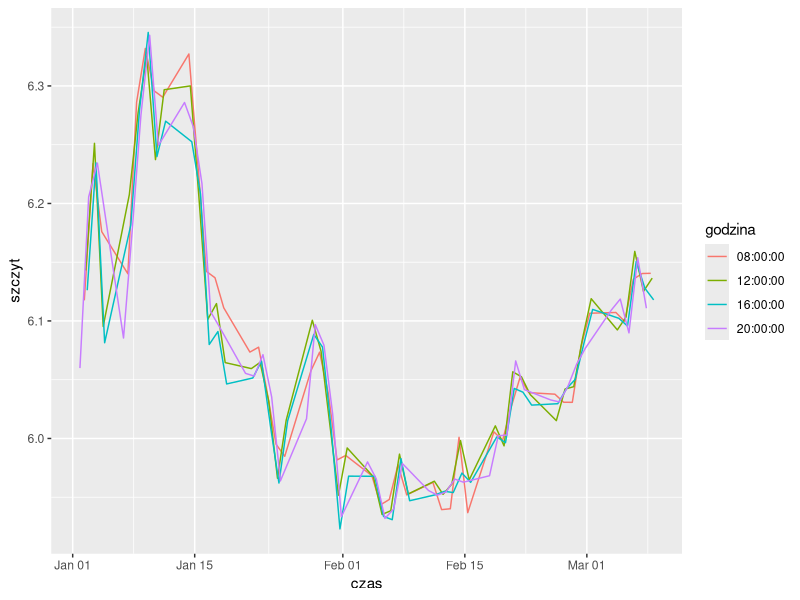
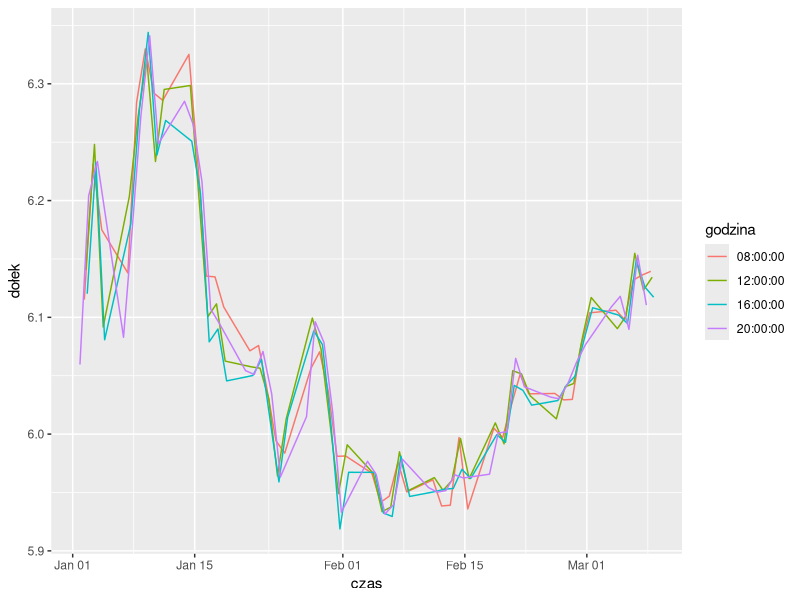
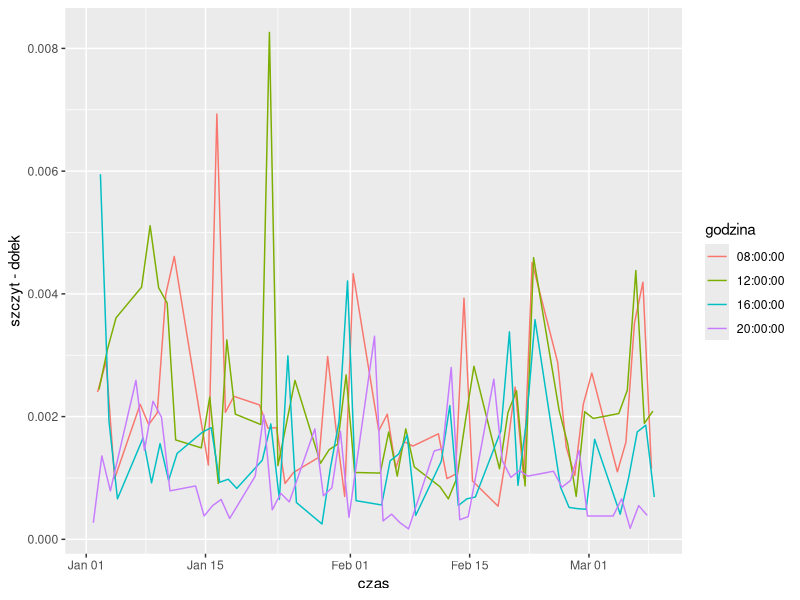
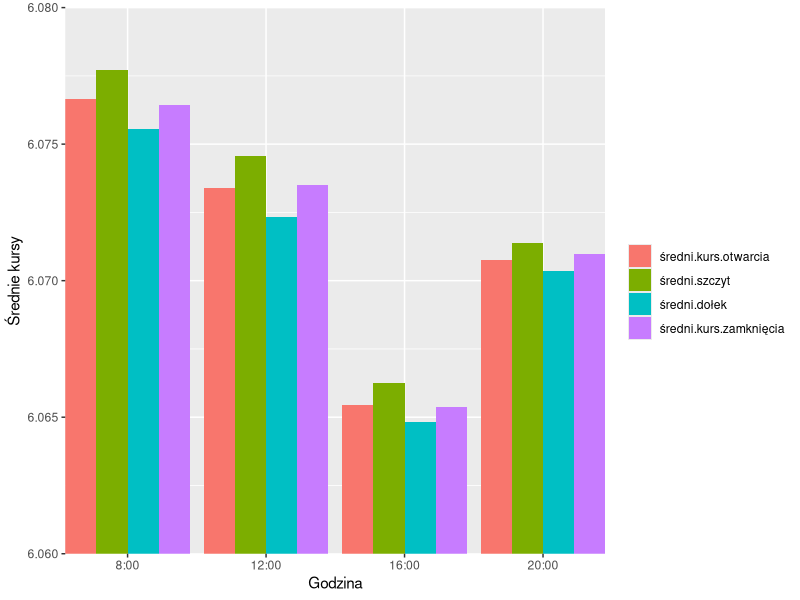
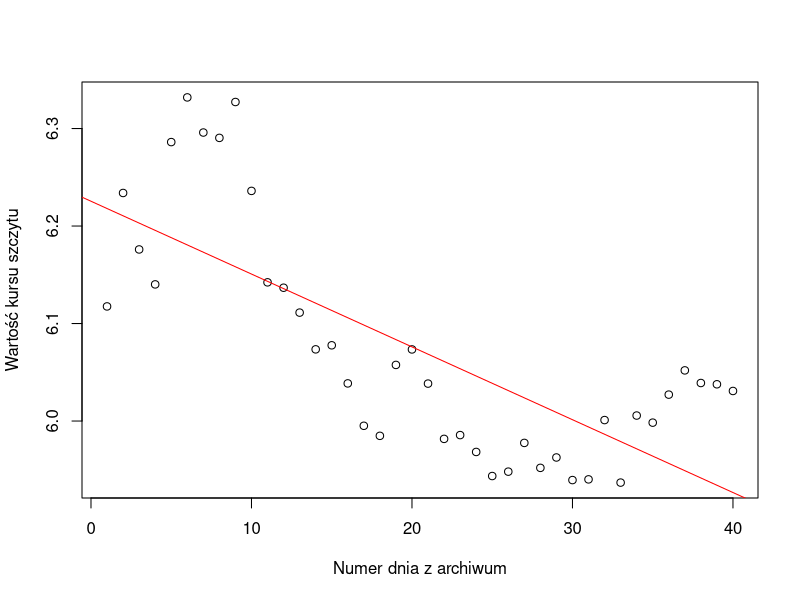
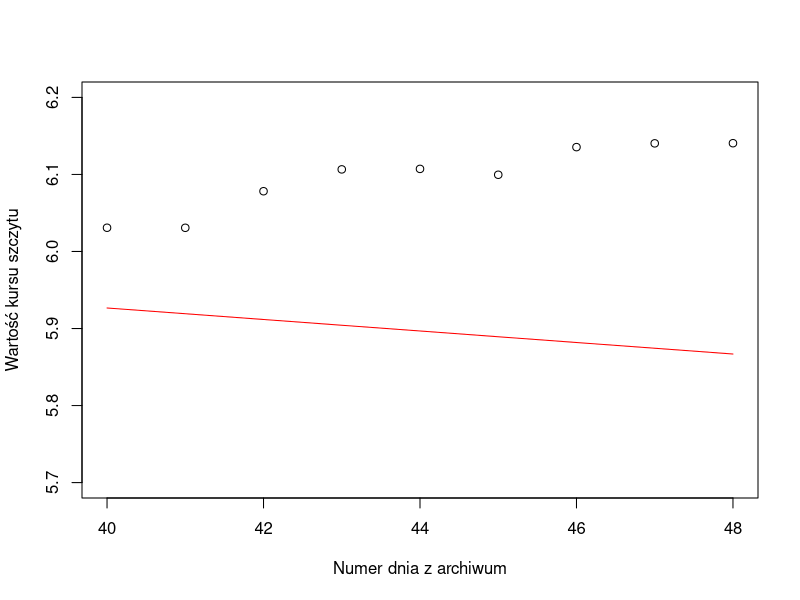
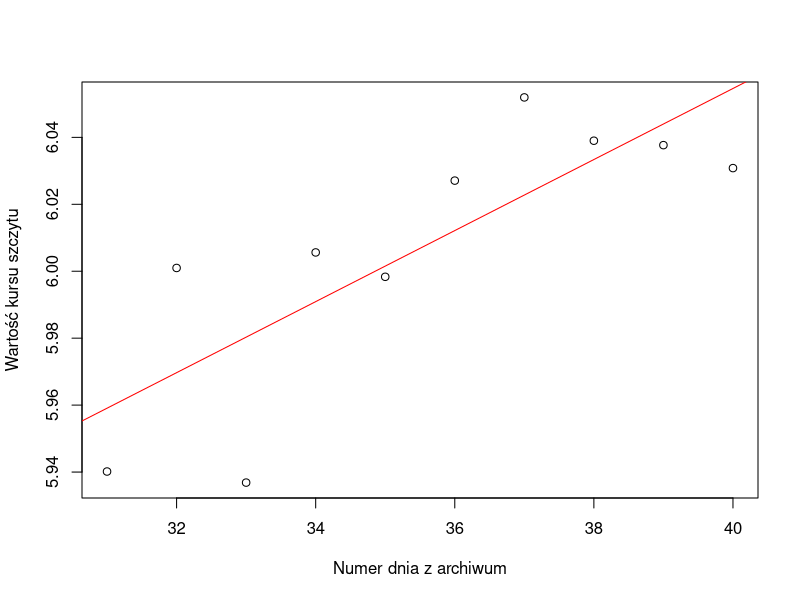
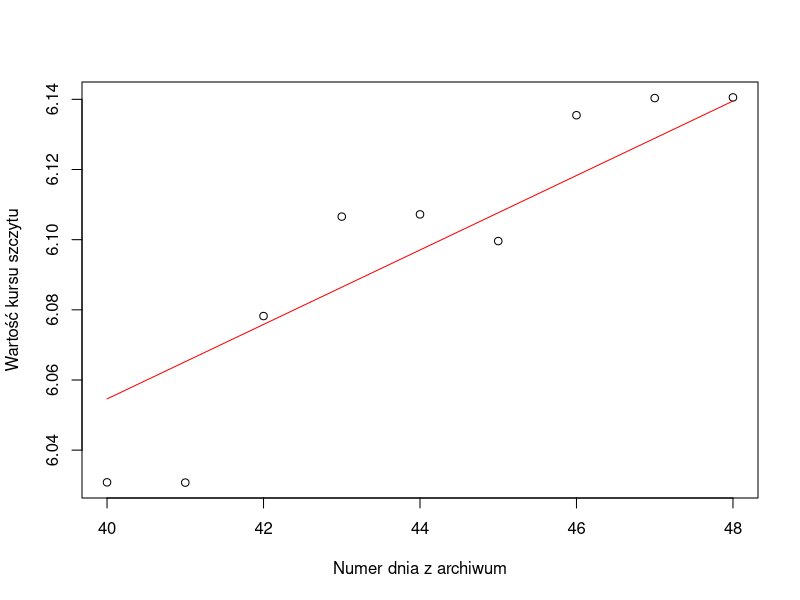

Here is the R script that generated these plots, in order:
## ---- chunk 1
knitr::opts_chunk$set(echo = TRUE)
## ---- chunk 2
library(readxl)
wczytywanie_styczen = read_excel('FEX-EUR-TRY.xlsx',col_names = c('czas','kurs otwarcia','szczyt', 'dołek', 'kurs zamknięcia', '0'),  sheet = 1)
wczytywanie_luty = read_excel('FEX-EUR-TRY.xlsx',col_names = c('czas','kurs otwarcia','szczyt', 'dołek', 'kurs zamknięcia', '0'),  sheet = 2)
wczytywanie_marzec = read_excel('FEX-EUR-TRY.xlsx',col_names = c('czas','kurs otwarcia','szczyt', 'dołek', 'kurs zamknięcia', '0'),  sheet = 3)
wszystkie_dane <- rbind(wczytywanie_styczen, wczytywanie_luty, wczytywanie_marzec)[1:5]
wszystkie_dane <- cbind(godzina = substr(wszystkie_dane$czas,12,19), wszystkie_dane)
head(wszystkie_dane)

## ---- chunk 3

wybrane_dane = wszystkie_dane[wszystkie_dane$godzina == "08:00:00"| wszystkie_dane$godzina == "12:00:00"| wszystkie_dane$godzina == "16:00:00"| wszystkie_dane$godzina == "20:00:00", ]
head(wybrane_dane)
## ---- chunk 4
library(ggplot2)
ggplot(wybrane_dane,aes(x = czas,y = szczyt, col = godzina)) + 
    geom_line()

ggplot(wybrane_dane,aes(x = czas,y = dołek, col = godzina)) + 
    geom_line()

## ---- chunk 5

ggplot(wybrane_dane,aes(x = czas,y = szczyt-dołek, col = godzina)) + 
    geom_line()

## ---- chunk 6
srednie_dane <- data.frame("godzina"=c("8:00", '12:00', '16:00', '20:00'), "średni kurs otwarcia"=1:4, "średni szczyt"=1:4, "średni dołek"=1:4, "średni kurs zamknięcia"=1:4)
#srednie_dane$godzina=c(8, 12, 16, 20)
i <- 3
for(i in 3:6){
srednie_dane[1,i-1] <- mean(wybrane_dane[,i][wybrane_dane$godzina == "08:00:00"])
srednie_dane[2,i-1] <- mean(wybrane_dane[,i][wybrane_dane$godzina == "12:00:00"])
srednie_dane[3,i-1] <- mean(wybrane_dane[,i][wybrane_dane$godzina == "16:00:00"])
srednie_dane[4,i-1] <- mean(wybrane_dane[,i][wybrane_dane$godzina == "20:00:00"])
i <- i+1
}
head(srednie_dane)
## ---- chunk 7
library(reshape2)
dfm <- melt(srednie_dane[c("godzina","średni.kurs.otwarcia","średni.szczyt", "średni.dołek", "średni.kurs.zamknięcia")],id.vars = 1)
ggplot(dfm,aes(x = godzina,y = value)) + 
    geom_bar(aes(fill = variable),stat = "identity",position = "dodge") +coord_cartesian(ylim = c(6.06, 6.08), expand = FALSE) +ylab("Średnie kursy") + xlab("Godzina")+scale_fill_discrete(name = "") +scale_x_discrete(limits=c("8:00","12:00","16:00", "20:00"))

## ---- chunk 8
dnie_do_prognozy <- 8
ramka_do_modelu <- wybrane_dane[wybrane_dane$godzina == "08:00:00", ]
ramka_do_modelu <- cbind("numer dnia" = 1:length(ramka_do_modelu$czas), ramka_do_modelu)
ilosc_dni <- length(ramka_do_modelu$czas)
head(ramka_do_modelu)

## ---- chunk 9
zbior_uczacy <- ramka_do_modelu[1:(ilosc_dni - dnie_do_prognozy), ]
reg <- lm(szczyt ~ `numer dnia`, zbior_uczacy)
summary(reg)
plot(zbior_uczacy$`numer dnia`, zbior_uczacy$szczyt, xlab = "Numer dnia z archiwum", ylab = "Wartość kursu szczytu")
abline(reg, col = "red")
## ---- chunk 10
zbior_testowy <- ramka_do_modelu[(ilosc_dni - dnie_do_prognozy):ilosc_dni, ]
a <- reg$coeff[2]
b <- reg$coeff[1]
plot(zbior_testowy$`numer dnia`,zbior_testowy$szczy, ylim = c(5.7, 6.2), xlab = "Numer dnia z archiwum", ylab = "Wartość kursu szczytu")
lines(zbior_testowy$`numer dnia`, a*zbior_testowy$`numer dnia`+b, col = "red")
## ---- chunk 11
sredni_blad_kwadratowy <-function(coeff1, coeff2)
    {
        return(mean((zbior_testowy$szczyt- coeff1*zbior_testowy$`numer dnia`-coeff2)^2))
    }
statystyka_Theila <- function(coeff1, coeff2)
    {
        return(sum((ramka_do_modelu$szczyt[(ilosc_dni - dnie_do_prognozy-1):(ilosc_dni-1)]- coeff1*zbior_testowy$`numer dnia`-coeff2)^2)/sum((ramka_do_modelu$szczyt[(ilosc_dni - dnie_do_prognozy-1):(ilosc_dni-1)])^2))
    }
## ---- chunk 12
sredni_blad_kwadratowy(a,b)
statystyka_Theila(a,b)
## ---- chunk 13
n <- 10
zbior_uczacy_n <- ramka_do_modelu[(ilosc_dni- n - dnie_do_prognozy+1):(ilosc_dni - dnie_do_prognozy), ]
reg_n <- lm(szczyt ~ `numer dnia`, zbior_uczacy_n)
summary(reg_n)
plot(zbior_uczacy_n$`numer dnia`, zbior_uczacy_n$szczyt, xlab = "Numer dnia z archiwum", ylab = "Wartość kursu szczytu")
abline(reg_n, col = "red")
## ---- chunk 14
zbior_testowy_n <- ramka_do_modelu[(ilosc_dni - dnie_do_prognozy):ilosc_dni, ]
c <- reg_n$coeff[2]
d <- reg_n$coeff[1]
plot(zbior_testowy_n$`numer dnia`, zbior_testowy_n$szczyt, xlab = "Numer dnia z archiwum", ylab = "Wartość kursu szczytu")
lines(zbior_testowy_n$`numer dnia`, c*zbior_testowy_n$`numer dnia`+d, col = "red")
## ---- chunk 15
sredni_blad_kwadratowy(c,d)
statystyka_Theila(c,d)
